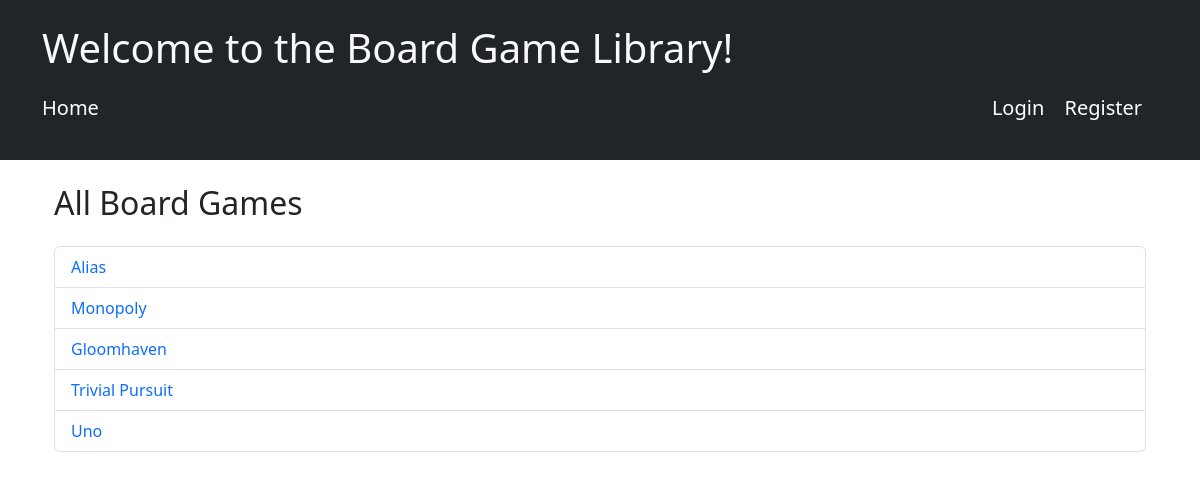
The app's page /all-board-games/, older data.
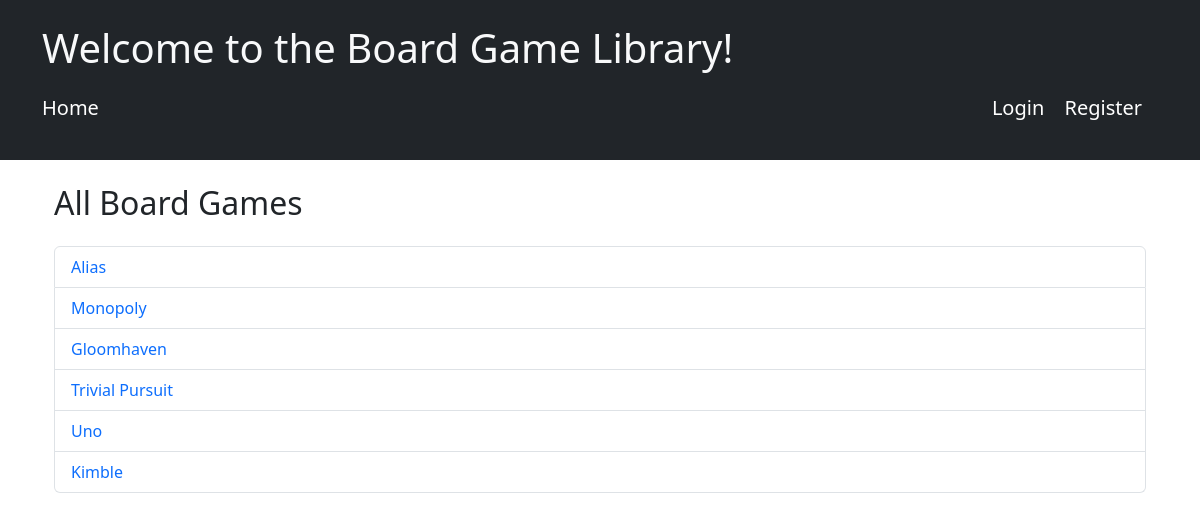
The same page, newer data.
### app_app/models.py (models this page shows, shortened)
class BoardGame(models.Model):
    name = models.CharField(max_length=100)
    genre = models.CharField(max_length=100, default='none')
    max_players = models.PositiveIntegerField(default=1)
    play_time = models.FloatField(default=1.0)
    owner = models.ForeignKey(User, on_delete=models.CASCADE, related_name='owned_games')
    available = models.BooleanField(default=True)
    loaned_to = models.ForeignKey(User, null=True, blank=True, on_delete=models.SET_NULL, related_name='loaned_games')
    date_added = models.DateTimeField(default=timezone.now)
    date_loaned = models.DateTimeField(default=None, blank=True, null=True)
    class Meta:
        verbose_name = 'Board game'

### app_app/views.py (the view)
# urls.py: path('all-board-games/', views.all_board_games, name='all_board_games'),
def all_board_games(request):
    games = BoardGame.objects.all()
    return render(request, 'all_board_games.html', {'games': games})

### app_app/templates/all_board_games.html (shortened to what this page needs)
{% extends 'base.html' %}
{% block content %}
<div class="container mt-4">
  <h2 class="mb-4">All Board Games</h2>
  <ul class="list-group">
    {% for game in games %}
        <li class="list-group-item"><a href="{% url 'board_game_detail' game.id %}" class="text-decoration-none">{{ game.name }}</a></li>
    {% endfor %}
  </ul>
</div>
{% endblock %}

Row changes from the older to the newer data that the page shows:
added BoardGame: name "Kimble"
